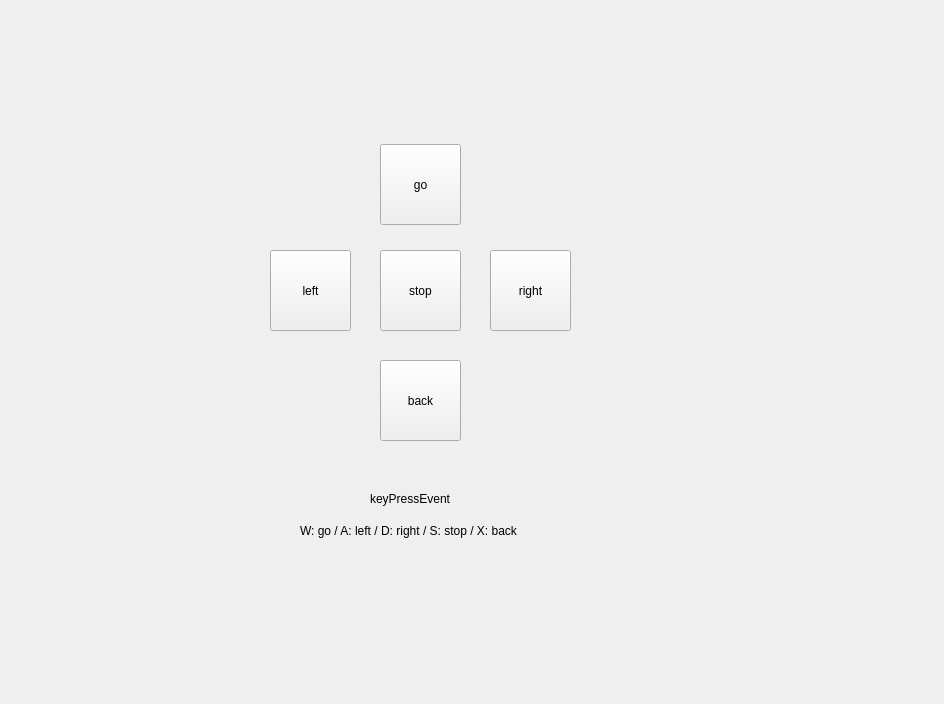
<?xml version="1.0" encoding="UTF-8"?>
<ui version="4.0">
 <class>MainWindowDesign</class>
 <widget class="QMainWindow" name="MainWindowDesign">
  <property name="geometry">
   <rect>
    <x>0</x>
    <y>0</y>
    <width>944</width>
    <height>704</height>
   </rect>
  </property>
  <property name="windowTitle">
   <string>QRosApp</string>
  </property>
  <property name="windowIcon">
   <iconset resource="../resources/images.qrc">
    <normaloff>:/images/icon.png</normaloff>:/images/icon.png</iconset>
  </property>
  <property name="locale">
   <locale language="English" country="Australia"/>
  </property>
  <widget class="QWidget" name="centralwidget">
   <widget class="QPushButton" name="stop">
    <property name="geometry">
     <rect>
      <x>380</x>
      <y>250</y>
      <width>81</width>
      <height>81</height>
     </rect>
    </property>
    <property name="text">
     <string>stop</string>
    </property>
   </widget>
   <widget class="QPushButton" name="go">
    <property name="geometry">
     <rect>
      <x>380</x>
      <y>144</y>
      <width>81</width>
      <height>81</height>
     </rect>
    </property>
    <property name="text">
     <string>go</string>
    </property>
   </widget>
   <widget class="QPushButton" name="left">
    <property name="geometry">
     <rect>
      <x>270</x>
      <y>250</y>
      <width>81</width>
      <height>81</height>
     </rect>
    </property>
    <property name="text">
     <string>left</string>
    </property>
   </widget>
   <widget class="QPushButton" name="back">
    <property name="geometry">
     <rect>
      <x>380</x>
      <y>360</y>
      <width>81</width>
      <height>81</height>
     </rect>
    </property>
    <property name="text">
     <string>back</string>
    </property>
   </widget>
   <widget class="QPushButton" name="right">
    <property name="geometry">
     <rect>
      <x>490</x>
      <y>250</y>
      <width>81</width>
      <height>81</height>
     </rect>
    </property>
    <property name="text">
     <string>right</string>
    </property>
   </widget>
   <widget class="QLabel" name="label">
    <property name="geometry">
     <rect>
      <x>300</x>
      <y>510</y>
      <width>291</width>
      <height>41</height>
     </rect>
    </property>
    <property name="text">
     <string>W: go / A: left / D: right / S: stop / X: back</string>
    </property>
   </widget>
   <widget class="QLabel" name="label_2">
    <property name="geometry">
     <rect>
      <x>370</x>
      <y>490</y>
      <width>111</width>
      <height>17</height>
     </rect>
    </property>
    <property name="text">
     <string>keyPressEvent</string>
    </property>
   </widget>
  </widget>
  <action name="action_Quit">
   <property name="text">
    <string>&amp;Quit</string>
   </property>
   <property name="shortcut">
    <string>Ctrl+Q</string>
   </property>
   <property name="shortcutContext">
    <enum>Qt::ApplicationShortcut</enum>
   </property>
  </action>
  <action name="action_Preferences">
   <property name="text">
    <string>&amp;Preferences</string>
   </property>
  </action>
  <action name="actionAbout">
   <property name="text">
    <string>&amp;About</string>
   </property>
  </action>
  <action name="actionAbout_Qt">
   <property name="text">
    <string>About &amp;Qt</string>
   </property>
  </action>
 </widget>
 <resources>
  <include location="../resources/images.qrc"/>
 </resources>
 <connections>
  <connection>
   <sender>action_Quit</sender>
   <signal>triggered()</signal>
   <receiver>MainWindowDesign</receiver>
   <slot>close()</slot>
   <hints>
    <hint type="sourcelabel">
     <x>-1</x>
     <y>-1</y>
    </hint>
    <hint type="destinationlabel">
     <x>399</x>
     <y>299</y>
    </hint>
   </hints>
  </connection>
 </connections>
</ui>
